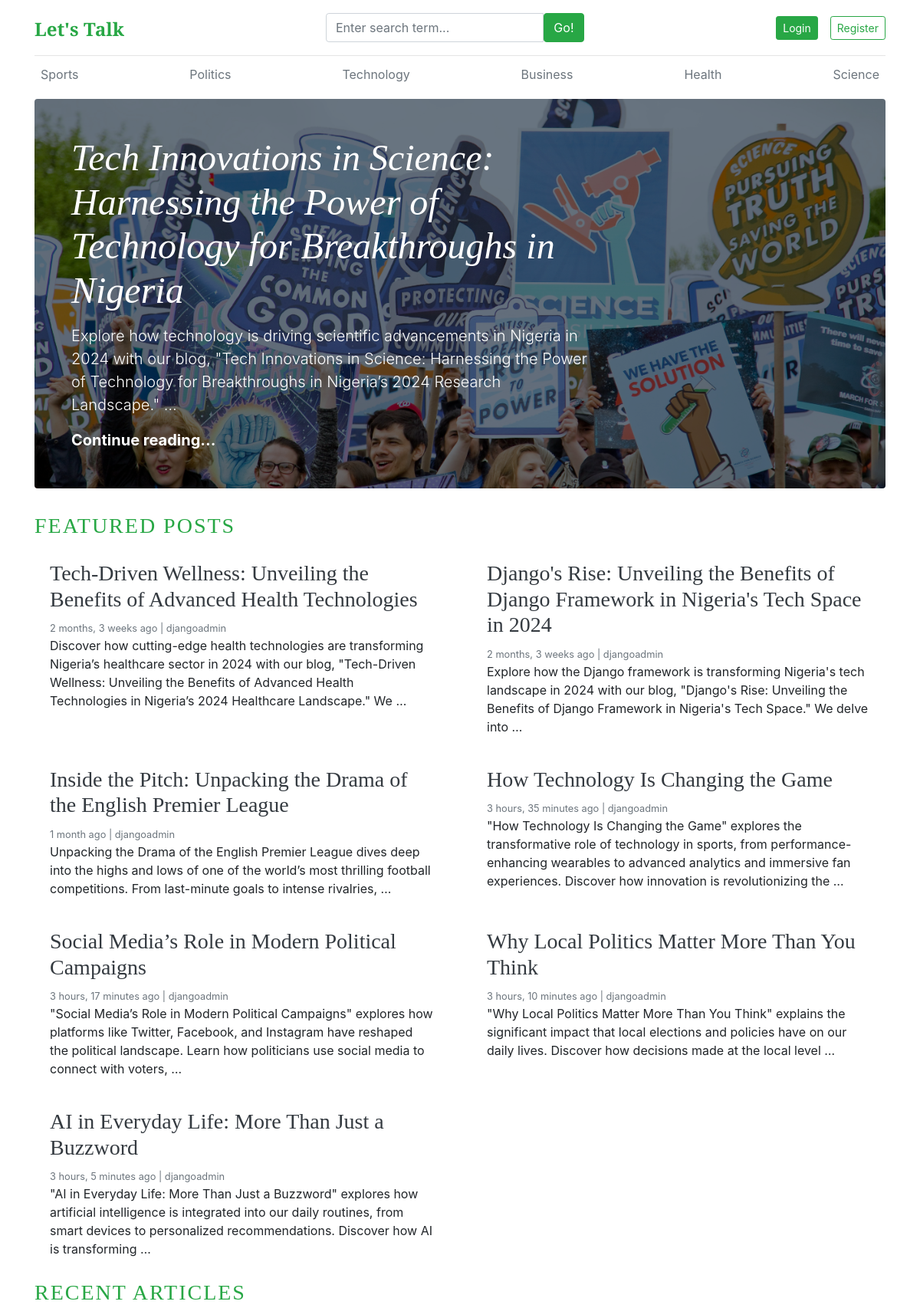
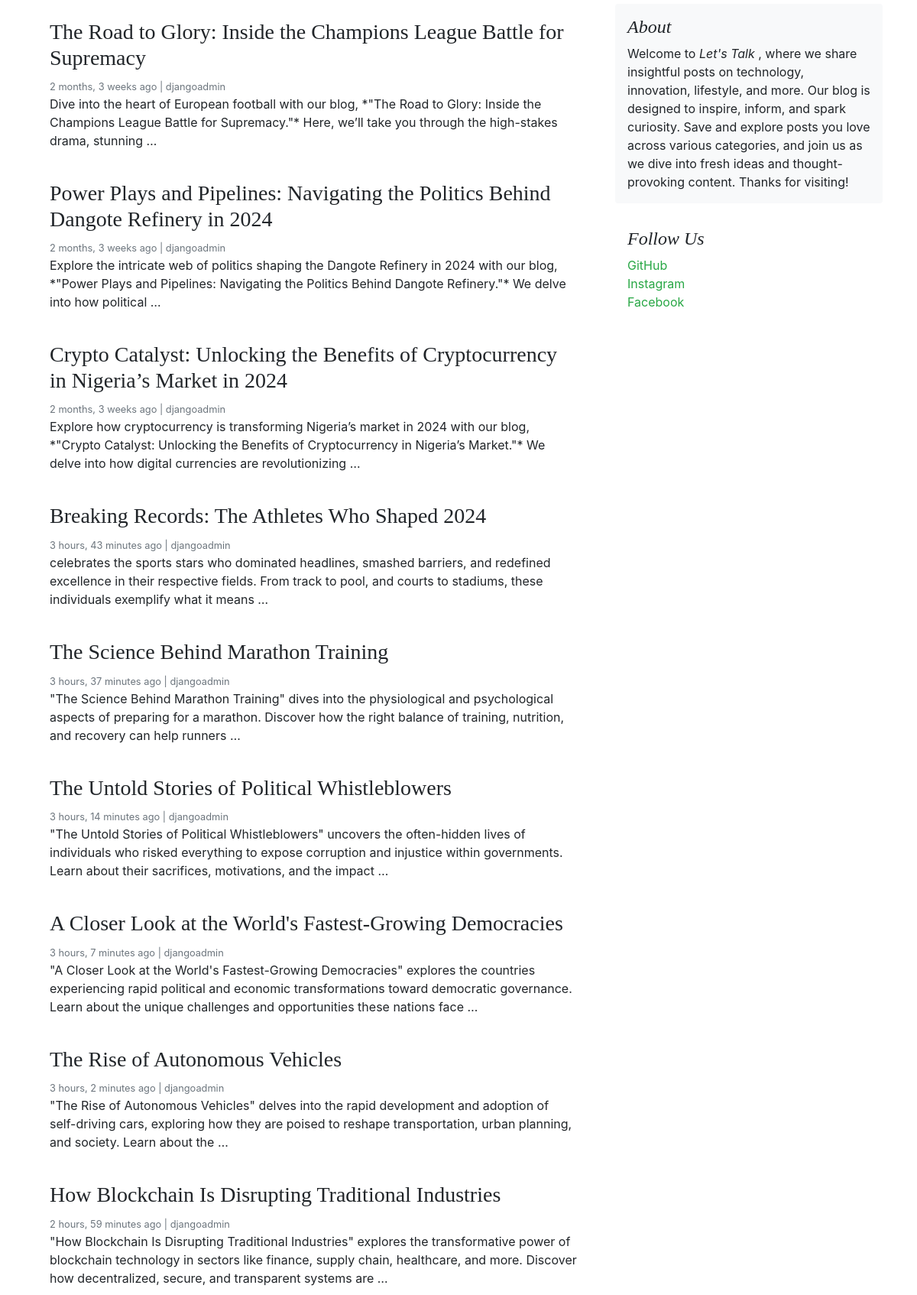
The page / (upper part) on the database its author committed (2 pictures, top to bottom).
### blogs/models.py (models this page shows, shortened)
class Category(models.Model):
    category_name = models.CharField(max_length=50, unique=True)
    created_at = models.DateTimeField(auto_now_add=True)
    updated_at = models.DateTimeField(auto_now=True)
    class Meta:
        verbose_name_plural = 'categories'

class Blog(models.Model):
    title = models.CharField(max_length=100)
    slug = models.SlugField(max_length=150, unique=True, blank=True)
    category = models.ForeignKey(Category, on_delete=models.CASCADE)
    author = models.ForeignKey(User, on_delete=models.CASCADE)
    feature_image = models.ImageField(upload_to="uploads/%Y/%m/%d")
    short_description = models.TextField(max_length=500)
    blog_body = models.TextField(max_length=2000)
    status = models.CharField(max_length=20, choices=STATUS_CHOICES, default="Draft")
    is_featured = models.BooleanField(default=False)
    created_at = models.DateTimeField(auto_now_add=True)
    updated_at = models.DateTimeField(auto_now=True)

### about/models.py (models this page shows, shortened)
class SocialLink(models.Model):
    platform = models.CharField(max_length=25)
    link = models.URLField(max_length=100)
    class Meta:
        verbose_name_plural = 'SocialLink'

### blog_main/views.py (the view)
# urls.py: 2. Add a URL to urlpatterns:  path('', views.home, name='home')
def home(request):
    featured_posts = Blog.objects.filter(is_featured=True, status="Published").order_by("updated_at")
    posts = Blog.objects.filter(is_featured=False, status="Published")
    context = {
        "featured_posts" : featured_posts,
        "posts" : posts
    }
    return render(request, "home.html", context)

### blogs/context_processors.py (called while the page is built)
def get_categories(request):
    categories = Category.objects.all()
    return dict(categories=categories)

def get_social_links(request):
    social_links = SocialLink.objects.all()
    return dict(social_links=social_links)

### templates/home.html
{% extends "base.html" %}
{% block content %}
   {% for post in featured_posts %}
   {% if forloop.first %}
<div class="jumbotron p-3 p-md-5 text-white rounded bg-dark" style="background-image: url({{post.feature_image.url}});background-blend-mode: overlay;background-size:cover;">
    <div class="col-md-8 px-0">
      <h1 class="display-4 font-italic">{{post.title}}</h1>
      <p class="lead my-3">{{post.short_description | truncatewords:30}}</p>
      <p class="lead mb-0"><a href="{% url "blogs" post.slug %}" class="text-white font-weight-bold">Continue reading...</a></p>
    </div>
  </div>
  {% endif %}
  {% endfor %}
  <h3 class="text-uppercase text-success" style="letter-spacing: 2px;">Featured Posts</h3>
  <div class="row mb-2">
    {% for post in featured_posts%}
        {% if not forloop.first %}
    <div class="col-md-6">
      <div class="card border-0" >
        <div class="card-body">
          <h3><a href="{% url "blogs" post.slug %}" class="text-dark">{{post.title}}</a></h3>
          <small class="mb-1 text-muted">{{post.created_at | timesince}} ago | {{post.author}}</small>
          <p class="card-text">{{post.short_description | truncatewords:30}}</p>
        </div>
      </div>
    </div>
        {% endif %}
    {% endfor %}
  </div>
   <h3 class="text-uppercase text-success" style="letter-spacing: 2px">Recent Articles</h3>
  <main role="main" class="container p-0">
    <div class="row">
      <div class="col-md-8 blog-main">
        {% for post in posts %}
        <div class="card border-0" >
            <div class="card-body">
              <h3>{{post.title}}</h3>
              <small class="mb-1 text-muted">{{post.created_at | timesince}} ago | {{post.author}}</small>
              <p class="card-text">{{post.short_description | truncatewords:30}}</p>
            </div>
      </div>
      {% endfor %}
     </div>
      <aside class="col-md-4 blog-sidebar">
        <div class="p-3 mb-3 bg-light rounded">
          <h4 class="font-italic">About</h4>
          <p class="mb-0">Welcome to <em>Let's Talk</em> , where we share insightful posts on technology, innovation, lifestyle, and more. Our blog is designed to inspire, inform, and spark curiosity. Save and explore posts you love across various categories, and join us as we dive into fresh ideas and thought-provoking content. Thanks for visiting!</p>
        </div>
        {% if social_links %}
        <div class="p-3">
          <h4 class="font-italic">Follow Us</h4>
          <ol class="list-unstyled">
            {% for i in social_links %}
            <li><a href="{{i.link}}" target="_blank" class="text-success">{{i.platform}}</a></li>
            {% endfor %}
          </ol>
        </div>
        {% endif %}
      </aside>
    </div>
  </main>
</div>
{% endblock %}

### templates/base.html (shortened to what this page needs)
{% load static %}
<!DOCTYPE html>
<html lang="en">
<head>
    <link href="https://getbootstrap.com/docs/4.0/dist/css/bootstrap.min.css" rel="stylesheet">
    <link href="{% static "css/blog.css" %}" rel="stylesheet">
    <link rel="stylesheet" href="https://cdnjs.cloudflare.com/ajax/libs/font-awesome/4.7.0/css/font-awesome.min.css">
</head>
<body>
    <div class="container">
        <header class="blog-header py-3">
            <div class="row flex-nowrap justify-content-between align-items-center">
                <div class="col-4 pt-1">
                    <a class="blog-header-logo text-success" href="/">Let's Talk</a>
                </div>
                <div class="col-4">
                    <form action="{% url "search" %}" method="GET">
                        <div class="input-group">
                            <input class="form-control " type="text" name="keyword" value="{{keyword}}" placeholder="Enter search term..." aria-label="Enter search term..." aria-describedby="button-search" />
                            <button type="submit" class="btn btn-success" id="button-search" type="button">Go!</button>
                        </div>
                    </form>
                </div>
                <div class="col-4 d-flex justify-content-end align-items-center">
                    {% if not user.is_authenticated %}
                        <a class="btn btn-sm btn-success" href="{% url "login" %}">Login</a>
                        <a class="btn btn-sm btn-outline-success" href="{% url "register" %}">Register</a>
                    {% else %}
                        {% if user.is_staff or user.is_superuser %}
                            <span><a href="{% url "dashboard" %}" class="text-success">Dashboard</a></span>
                            &emsp;
                        {% endif %}
                        <span><a href="{% url "logout" %}" class="text-success">Logout</a></span>
                    {% endif %}
                </div>
            </div>
        </header>
        <div class="nav-scroller py-1 mb-2">
            <nav class="nav d-flex justify-content-between">
                {% for cat in categories %}
                    <a class="p-2 text-muted" href="{% url "posts_by_category" cat.id %}">{{cat.category_name}}</a>
                {% endfor %}
            </nav>
        </div>
        {% block content %}
        {% endblock %}
</body>
</html>

### static/css/blog.css (style rules this page uses)
.blog-header { border-bottom: 1px solid #e5e5e5; }
.blog-header-logo { font-family: "Playfair Display", Georgia, "Times New Roman", serif; font-size: 2.25rem; }
h1, h2, h3, h4, h5, h6 { font-family: "Playfair Display", Georgia, "Times New Roman", serif; }
.display-4 { font-size: 2.5rem; }
@media (min-width: 768px) { .display-4 { font-size: 3rem; } }

### templates/base.html (style rules this page uses)
.blog-header-logo { font-weight: bold; font-size: 1.5rem; color: #000; text-decoration: none; }

### rows shown on the page
Category: category_name "Sports"
Category: category_name "Politics"
Category: category_name "Technology"
Category: category_name "Business"
Category: category_name "Health"
Category: category_name "Science"
Blog: feature_image (picture), title "Tech Innovations in Science: Harnessing the Power of Technology for Breakthroughs in Nigeria", short_description "Explore how technology is driving scientific advancements in Nigeria in 2024 with our blog, \"Tech Innovations in Science: Harnessing the Power of Technology for Breakthroughs in Nigeria’s 2024 Research Landscape.\" …"
Blog: title "Tech-Driven Wellness: Unveiling the Benefits of Advanced Health Technologies", created_at "2 months, 3 weeks", author "djangoadmin", short_description "Discover how cutting-edge health technologies are transforming Nigeria’s healthcare sector in 2024 with our blog, \"Tech-Driven Wellness: Unveiling the Benefits of Advanced Health Technologies in Nigeria’s 2024 Healthcare Landscape.\" We …"
Blog: title "Django's Rise: Unveiling the Benefits of Django Framework in Nigeria's Tech Space in 2024", created_at "2 months, 3 weeks", author "djangoadmin", short_description "Explore how the Django framework is transforming Nigeria's tech landscape in 2024 with our blog, \"Django's Rise: Unveiling the Benefits of Django Framework in Nigeria's Tech Space.\" We delve into …"
Blog: title "Inside the Pitch: Unpacking the Drama of the English Premier League", created_at "1 month", author "djangoadmin", short_description "Unpacking the Drama of the English Premier League dives deep into the highs and lows of one of the world’s most thrilling football competitions. From last-minute goals to intense rivalries, …"
Blog: title "How Technology Is Changing the Game", created_at "3 hours, 35 minutes", author "djangoadmin", short_description "\"How Technology Is Changing the Game\" explores the transformative role of technology in sports, from performance-enhancing wearables to advanced analytics and immersive fan experiences. Discover how innovation is revolutionizing the …"
Blog: title "Social Media’s Role in Modern Political Campaigns", created_at "3 hours, 17 minutes", author "djangoadmin", short_description "\"Social Media’s Role in Modern Political Campaigns\" explores how platforms like Twitter, Facebook, and Instagram have reshaped the political landscape. Learn how politicians use social media to connect with voters, …"
Blog: title "Why Local Politics Matter More Than You Think", created_at "3 hours, 10 minutes", author "djangoadmin", short_description "\"Why Local Politics Matter More Than You Think\" explains the significant impact that local elections and policies have on our daily lives. Discover how decisions made at the local level …"
Blog: title "AI in Everyday Life: More Than Just a Buzzword", created_at "3 hours, 5 minutes", author "djangoadmin", short_description "\"AI in Everyday Life: More Than Just a Buzzword\" explores how artificial intelligence is integrated into our daily routines, from smart devices to personalized recommendations. Discover how AI is transforming …"
Blog: title "The Road to Glory: Inside the Champions League Battle for Supremacy", created_at "2 months, 3 weeks", author "djangoadmin", short_description "Dive into the heart of European football with our blog, *\"The Road to Glory: Inside the Champions League Battle for Supremacy.\"* Here, we’ll take you through the high-stakes drama, stunning …"
Blog: title "Power Plays and Pipelines: Navigating the Politics Behind Dangote Refinery in 2024", created_at "2 months, 3 weeks", author "djangoadmin", short_description "Explore the intricate web of politics shaping the Dangote Refinery in 2024 with our blog, *\"Power Plays and Pipelines: Navigating the Politics Behind Dangote Refinery.\"* We delve into how political …"
Blog: title "Crypto Catalyst: Unlocking the Benefits of Cryptocurrency in Nigeria’s Market in 2024", created_at "2 months, 3 weeks", author "djangoadmin", short_description "Explore how cryptocurrency is transforming Nigeria’s market in 2024 with our blog, *\"Crypto Catalyst: Unlocking the Benefits of Cryptocurrency in Nigeria’s Market.\"* We delve into how digital currencies are revolutionizing …"
Blog: title "Breaking Records: The Athletes Who Shaped 2024", created_at "3 hours, 43 minutes", author "djangoadmin", short_description "celebrates the sports stars who dominated headlines, smashed barriers, and redefined excellence in their respective fields. From track to pool, and courts to stadiums, these individuals exemplify what it means …"
Blog: title "The Science Behind Marathon Training", created_at "3 hours, 37 minutes", author "djangoadmin", short_description "\"The Science Behind Marathon Training\" dives into the physiological and psychological aspects of preparing for a marathon. Discover how the right balance of training, nutrition, and recovery can help runners …"
Blog: title "The Untold Stories of Political Whistleblowers", created_at "3 hours, 14 minutes", author "djangoadmin", short_description "\"The Untold Stories of Political Whistleblowers\" uncovers the often-hidden lives of individuals who risked everything to expose corruption and injustice within governments. Learn about their sacrifices, motivations, and the impact …"
Blog: title "A Closer Look at the World's Fastest-Growing Democracies", created_at "3 hours, 7 minutes", author "djangoadmin", short_description "\"A Closer Look at the World's Fastest-Growing Democracies\" explores the countries experiencing rapid political and economic transformations toward democratic governance. Learn about the unique challenges and opportunities these nations face …"
Blog: title "The Rise of Autonomous Vehicles", created_at "3 hours, 2 minutes", author "djangoadmin", short_description "\"The Rise of Autonomous Vehicles\" delves into the rapid development and adoption of self-driving cars, exploring how they are poised to reshape transportation, urban planning, and society. Learn about the …"
Blog: title "How Blockchain Is Disrupting Traditional Industries", created_at "2 hours, 59 minutes", author "djangoadmin", short_description "\"How Blockchain Is Disrupting Traditional Industries\" explores the transformative power of blockchain technology in sectors like finance, supply chain, healthcare, and more. Discover how decentralized, secure, and transparent systems are …"
SocialLink: platform "GitHub"
SocialLink: platform "Instagram"
SocialLink: platform "Facebook"
